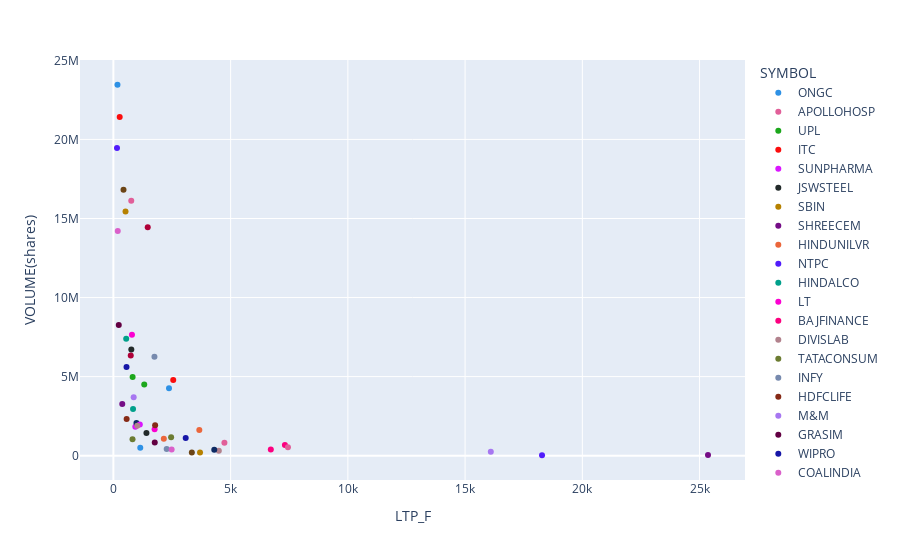

The notebook cell saved with this chart:
### Markdown cell above
#### Volume vs LTP

### Code cell
px.scatter(df_nifity,x='LTP_F',y='VOLUME(shares)',color='SYMBOL',
           color_discrete_sequence=px.colors.qualitative.Dark24)

### Figure 1 — Plotly figure (JSON) as saved in the notebook; plotly's stock layout.template omitted (floating-point values rounded to 4 significant figures)
{"data": [{"hovertemplate": "SYMBOL=ONGC<br>LTP_F=%{x}<br>VOLUME(shares)=%{y}<extra></extra>", "legendgroup": "ONGC", "marker": {"color": "#2E91E5", "symbol": "circle"}, "mode": "markers", "name": "ONGC", "orientation": "v", "showlegend": true, "type": "scatter", "x": [173.9], "xaxis": "x", "y": [23458303], "yaxis": "y"}, {"hovertemplate": "SYMBOL=APOLLOHOSP<br>LTP_F=%{x}<br>VOLUME(shares)=%{y}<extra></extra>", "legendgroup": "APOLLOHOSP", "marker": {"color": "#E15F99", "symbol": "circle"}, "mode": "markers", "name": "APOLLOHOSP", "orientation": "v", "showlegend": true, "type": "scatter", "x": [4735.0], "xaxis": "x", "y": [812061], "yaxis": "y"}, {"hovertemplate": "SYMBOL=UPL<br>LTP_F=%{x}<br>VOLUME(shares)=%{y}<extra></extra>", "legendgroup": "UPL", "marker": {"color": "#1CA71C", "symbol": "circle"}, "mode": "markers", "name": "UPL", "orientation": "v", "showlegend": true, "type": "scatter", "x": [819.5], "xaxis": "x", "y": [4974212], "yaxis": "y"}, {"hovertemplate": "SYMBOL=ITC<br>LTP_F=%{x}<br>VOLUME(shares)=%{y}<extra></extra>", "legendgroup": "ITC", "marker": {"color": "#FB0D0D", "symbol": "circle"}, "mode": "markers", "name": "ITC", "orientation": "v", "showlegend": true, "type": "scatter", "x": [269.1], "xaxis": "x", "y": [21414383], "yaxis": "y"}, {"hovertemplate": "SYMBOL=SUNPHARMA<br>LTP_F=%{x}<br>VOLUME(shares)=%{y}<extra></extra>", "legendgroup": "SUNPHARMA", "marker": {"color": "#DA16FF", "symbol": "circle"}, "mode": "markers", "name": "SUNPHARMA", "orientation": "v", "showlegend": true, "type": "scatter", "x": [935.2], "xaxis": "x", "y": [1825531], "yaxis": "y"}, {"hovertemplate": "SYMBOL=JSWSTEEL<br>LTP_F=%{x}<br>VOLUME(shares)=%{y}<extra></extra>", "legendgroup": "JSWSTEEL", "marker": {"color": "#222A2A", "symbol": "circle"}, "mode": "markers", "name": "JSWSTEEL", "orientation": "v", "showlegend": true, "type": "scatter", "x": [764.5], "xaxis": "x", "y": [6722613], "yaxis": "y"}, {"hovertemplate": "SYMBOL=SBIN<br>LTP_F=%{x}<br>VOLUME(shares)=%{y}<extra></extra>", "legendgroup": "SBIN", "marker": {"color": "#B68100", "symbol": "circle"}, "mode": "markers", "name": "SBIN", "orientation": "v", "showlegend": true, "type": "scatter", "x": [517.7], "xaxis": "x", "y": [15440525], "yaxis": "y"}, {"hovertemplate": "SYMBOL=SHREECEM<br>LTP_F=%{x}<br>VOLUME(shares)=%{y}<extra></extra>", "legendgroup": "SHREECEM", "marker": {"color": "#750D86", "symbol": "circle"}, "mode": "markers", "name": "SHREECEM", "orientation": "v", "showlegend": true, "type": "scatter", "x": [25360], "xaxis": "x", "y": [36907], "yaxis": "y"}, {"hovertemplate": "SYMBOL=HINDUNILVR<br>LTP_F=%{x}<br>VOLUME(shares)=%{y}<extra></extra>", "legendgroup": "HINDUNILVR", "marker": {"color": "#EB663B", "symbol": "circle"}, "mode": "markers", "name": "HINDUNILVR", "orientation": "v", "showlegend": true, "type": "scatter", "x": [2151.0], "xaxis": "x", "y": [1071601], "yaxis": "y"}, {"hovertemplate": "SYMBOL=NTPC<br>LTP_F=%{x}<br>VOLUME(shares)=%{y}<extra></extra>", "legendgroup": "NTPC", "marker": {"color": "#511CFB", "symbol": "circle"}, "mode": "markers", "name": "NTPC", "orientation": "v", "showlegend": true, "type": "scatter", "x": [153.9], "xaxis": "x", "y": [19454061], "yaxis": "y"}, {"hovertemplate": "SYMBOL=HINDALCO<br>LTP_F=%{x}<br>VOLUME(shares)=%{y}<extra></extra>", "legendgroup": "HINDALCO", "marker": {"color": "#00A08B", "symbol": "circle"}, "mode": "markers", "name": "HINDALCO", "orientation": "v", "showlegend": true, "type": "scatter", "x": [545.8], "xaxis": "x", "y": [7396320], "yaxis": "y"}, {"hovertemplate": "SYMBOL=LT<br>LTP_F=%{x}<br>VOLUME(shares)=%{y}<extra></extra>", "legendgroup": "LT", "marker": {"color": "#FB00D1", "symbol": "circle"}, "mode": "markers", "name": "LT", "orientation": "v", "showlegend": true, "type": "scatter", "x": [1759.0], "xaxis": "x", "y": [1673417], "yaxis": "y"}, {"hovertemplate": "SYMBOL=BAJFINANCE<br>LTP_F=%{x}<br>VOLUME(shares)=%{y}<extra></extra>", "legendgroup": "BAJFINANCE", "marker": {"color": "#FC0080", "symbol": "circle"}, "mode": "markers", "name": "BAJFINANCE", "orientation": "v", "showlegend": true, "type": "scatter", "x": [7315.0], "xaxis": "x", "y": [672317], "yaxis": "y"}, {"hovertemplate": "SYMBOL=DIVISLAB<br>LTP_F=%{x}<br>VOLUME(shares)=%{y}<extra></extra>", "legendgroup": "DIVISLAB", "marker": {"color": "#B2828D", "symbol": "circle"}, "mode": "markers", "name": "DIVISLAB", "orientation": "v", "showlegend": true, "type": "scatter", "x": [4497], "xaxis": "x", "y": [306254], "yaxis": "y"}, {"hovertemplate": "SYMBOL=TATACONSUM<br>LTP_F=%{x}<br>VOLUME(shares)=%{y}<extra></extra>", "legendgroup": "TATACONSUM", "marker": {"color": "#6C7C32", "symbol": "circle"}, "mode": "markers", "name": "TATACONSUM", "orientation": "v", "showlegend": true, "type": "scatter", "x": [816.2], "xaxis": "x", "y": [1036739], "yaxis": "y"}, {"hovertemplate": "SYMBOL=INFY<br>LTP_F=%{x}<br>VOLUME(shares)=%{y}<extra></extra>", "legendgroup": "INFY", "marker": {"color": "#778AAE", "symbol": "circle"}, "mode": "markers", "name": "INFY", "orientation": "v", "showlegend": true, "type": "scatter", "x": [1751], "xaxis": "x", "y": [6257693], "yaxis": "y"}, {"hovertemplate": "SYMBOL=HDFCLIFE<br>LTP_F=%{x}<br>VOLUME(shares)=%{y}<extra></extra>", "legendgroup": "HDFCLIFE", "marker": {"color": "#862A16", "symbol": "circle"}, "mode": "markers", "name": "HDFCLIFE", "orientation": "v", "showlegend": true, "type": "scatter", "x": [565.0], "xaxis": "x", "y": [2313264], "yaxis": "y"}, {"hovertemplate": "SYMBOL=M&M<br>LTP_F=%{x}<br>VOLUME(shares)=%{y}<extra></extra>", "legendgroup": "M&M", "marker": {"color": "#A777F1", "symbol": "circle"}, "mode": "markers", "name": "M&M", "orientation": "v", "showlegend": true, "type": "scatter", "x": [865], "xaxis": "x", "y": [3695363], "yaxis": "y"}, {"hovertemplate": "SYMBOL=GRASIM<br>LTP_F=%{x}<br>VOLUME(shares)=%{y}<extra></extra>", "legendgroup": "GRASIM", "marker": {"color": "#620042", "symbol": "circle"}, "mode": "markers", "name": "GRASIM", "orientation": "v", "showlegend": true, "type": "scatter", "x": [1764.0], "xaxis": "x", "y": [836083], "yaxis": "y"}, {"hovertemplate": "SYMBOL=WIPRO<br>LTP_F=%{x}<br>VOLUME(shares)=%{y}<extra></extra>", "legendgroup": "WIPRO", "marker": {"color": "#1616A7", "symbol": "circle"}, "mode": "markers", "name": "WIPRO", "orientation": "v", "showlegend": true, "type": "scatter", "x": [559.8], "xaxis": "x", "y": [5602288], "yaxis": "y"}, {"hovertemplate": "SYMBOL=COALINDIA<br>LTP_F=%{x}<br>VOLUME(shares)=%{y}<extra></extra>", "legendgroup": "COALINDIA", "marker": {"color": "#DA60CA", "symbol": "circle"}, "mode": "markers", "name": "COALINDIA", "orientation": "v", "showlegend": true, "type": "scatter", "x": [186.3], "xaxis": "x", "y": [14216953], "yaxis": "y"}, {"hovertemplate": "SYMBOL=BRITANNIA<br>LTP_F=%{x}<br>VOLUME(shares)=%{y}<extra></extra>", "legendgroup": "BRITANNIA", "marker": {"color": "#6C4516", "symbol": "circle"}, "mode": "markers", "name": "BRITANNIA", "orientation": "v", "showlegend": true, "type": "scatter", "x": [3346.0], "xaxis": "x", "y": [205852], "yaxis": "y"}, {"hovertemplate": "SYMBOL=INDUSINDBK<br>LTP_F=%{x}<br>VOLUME(shares)=%{y}<extra></extra>", "legendgroup": "INDUSINDBK", "marker": {"color": "#0D2A63", "symbol": "circle"}, "mode": "markers", "name": "INDUSINDBK", "orientation": "v", "showlegend": true, "type": "scatter", "x": [983.9], "xaxis": "x", "y": [2060127], "yaxis": "y"}, {"hovertemplate": "SYMBOL=BHARTIARTL<br>LTP_F=%{x}<br>VOLUME(shares)=%{y}<extra></extra>", "legendgroup": "BHARTIARTL", "marker": {"color": "#AF0038", "symbol": "circle"}, "mode": "markers", "name": "BHARTIARTL", "orientation": "v", "showlegend": true, "type": "scatter", "x": [739.9], "xaxis": "x", "y": [6343030], "yaxis": "y"}, {"hovertemplate": "SYMBOL=SBILIFE<br>LTP_F=%{x}<br>VOLUME(shares)=%{y}<extra></extra>", "legendgroup": "SBILIFE", "marker": {"color": "#2E91E5", "symbol": "circle"}, "mode": "markers", "name": "SBILIFE", "orientation": "v", "showlegend": true, "type": "scatter", "x": [1146.0], "xaxis": "x", "y": [509293], "yaxis": "y"}, {"hovertemplate": "SYMBOL=ICICIBANK<br>LTP_F=%{x}<br>VOLUME(shares)=%{y}<extra></extra>", "legendgroup": "ICICIBANK", "marker": {"color": "#E15F99", "symbol": "circle"}, "mode": "markers", "name": "ICICIBANK", "orientation": "v", "showlegend": true, "type": "scatter", "x": [761.5], "xaxis": "x", "y": [16119956], "yaxis": "y"}, {"hovertemplate": "SYMBOL=TATASTEEL<br>LTP_F=%{x}<br>VOLUME(shares)=%{y}<extra></extra>", "legendgroup": "TATASTEEL", "marker": {"color": "#1CA71C", "symbol": "circle"}, "mode": "markers", "name": "TATASTEEL", "orientation": "v", "showlegend": true, "type": "scatter", "x": [1316.0], "xaxis": "x", "y": [4493780], "yaxis": "y"}, {"hovertemplate": "SYMBOL=RELIANCE<br>LTP_F=%{x}<br>VOLUME(shares)=%{y}<extra></extra>", "legendgroup": "RELIANCE", "marker": {"color": "#FB0D0D", "symbol": "circle"}, "mode": "markers", "name": "RELIANCE", "orientation": "v", "showlegend": true, "type": "scatter", "x": [2552.0], "xaxis": "x", "y": [4778478], "yaxis": "y"}, {"hovertemplate": "SYMBOL=HCLTECH<br>LTP_F=%{x}<br>VOLUME(shares)=%{y}<extra></extra>", "legendgroup": "HCLTECH", "marker": {"color": "#DA16FF", "symbol": "circle"}, "mode": "markers", "name": "HCLTECH", "orientation": "v", "showlegend": true, "type": "scatter", "x": [1127], "xaxis": "x", "y": [1971580], "yaxis": "y"}, {"hovertemplate": "SYMBOL=TECHM<br>LTP_F=%{x}<br>VOLUME(shares)=%{y}<extra></extra>", "legendgroup": "TECHM", "marker": {"color": "#222A2A", "symbol": "circle"}, "mode": "markers", "name": "TECHM", "orientation": "v", "showlegend": true, "type": "scatter", "x": [1409.0], "xaxis": "x", "y": [1430399], "yaxis": "y"}, {"hovertemplate": "SYMBOL=BAJAJ-AUTO<br>LTP_F=%{x}<br>VOLUME(shares)=%{y}<extra></extra>", "legendgroup": "BAJAJ-AUTO", "marker": {"color": "#B68100", "symbol": "circle"}, "mode": "markers", "name": "BAJAJ-AUTO", "orientation": "v", "showlegend": true, "type": "scatter", "x": [3695.0], "xaxis": "x", "y": [198206], "yaxis": "y"}, {"hovertemplate": "SYMBOL=BPCL<br>LTP_F=%{x}<br>VOLUME(shares)=%{y}<extra></extra>", "legendgroup": "BPCL", "marker": {"color": "#750D86", "symbol": "circle"}, "mode": "markers", "name": "BPCL", "orientation": "v", "showlegend": true, "type": "scatter", "x": [378.5], "xaxis": "x", "y": [3261962], "yaxis": "y"}, {"hovertemplate": "SYMBOL=TCS<br>LTP_F=%{x}<br>VOLUME(shares)=%{y}<extra></extra>", "legendgroup": "TCS", "marker": {"color": "#EB663B", "symbol": "circle"}, "mode": "markers", "name": "TCS", "orientation": "v", "showlegend": true, "type": "scatter", "x": [3665.0], "xaxis": "x", "y": [1621672], "yaxis": "y"}, {"hovertemplate": "SYMBOL=NESTLEIND<br>LTP_F=%{x}<br>VOLUME(shares)=%{y}<extra></extra>", "legendgroup": "NESTLEIND", "marker": {"color": "#511CFB", "symbol": "circle"}, "mode": "markers", "name": "NESTLEIND", "orientation": "v", "showlegend": true, "type": "scatter", "x": [18281], "xaxis": "x", "y": [27330], "yaxis": "y"}, {"hovertemplate": "SYMBOL=ADANIPORTS<br>LTP_F=%{x}<br>VOLUME(shares)=%{y}<extra></extra>", "legendgroup": "ADANIPORTS", "marker": {"color": "#00A08B", "symbol": "circle"}, "mode": "markers", "name": "ADANIPORTS", "orientation": "v", "showlegend": true, "type": "scatter", "x": [838.1], "xaxis": "x", "y": [2955807], "yaxis": "y"}, {"hovertemplate": "SYMBOL=AXISBANK<br>LTP_F=%{x}<br>VOLUME(shares)=%{y}<extra></extra>", "legendgroup": "AXISBANK", "marker": {"color": "#FB00D1", "symbol": "circle"}, "mode": "markers", "name": "AXISBANK", "orientation": "v", "showlegend": true, "type": "scatter", "x": [792], "xaxis": "x", "y": [7640132], "yaxis": "y"}, {"hovertemplate": "SYMBOL=ULTRACEMCO<br>LTP_F=%{x}<br>VOLUME(shares)=%{y}<extra></extra>", "legendgroup": "ULTRACEMCO", "marker": {"color": "#FC0080", "symbol": "circle"}, "mode": "markers", "name": "ULTRACEMCO", "orientation": "v", "showlegend": true, "type": "scatter", "x": [6714], "xaxis": "x", "y": [386535], "yaxis": "y"}, {"hovertemplate": "SYMBOL=CIPLA<br>LTP_F=%{x}<br>VOLUME(shares)=%{y}<extra></extra>", "legendgroup": "CIPLA", "marker": {"color": "#B2828D", "symbol": "circle"}, "mode": "markers", "name": "CIPLA", "orientation": "v", "showlegend": true, "type": "scatter", "x": [1017.0], "xaxis": "x", "y": [1890795], "yaxis": "y"}, {"hovertemplate": "SYMBOL=TITAN<br>LTP_F=%{x}<br>VOLUME(shares)=%{y}<extra></extra>", "legendgroup": "TITAN", "marker": {"color": "#6C7C32", "symbol": "circle"}, "mode": "markers", "name": "TITAN", "orientation": "v", "showlegend": true, "type": "scatter", "x": [2462.0], "xaxis": "x", "y": [1165453], "yaxis": "y"}, {"hovertemplate": "SYMBOL=HEROMOTOCO<br>LTP_F=%{x}<br>VOLUME(shares)=%{y}<extra></extra>", "legendgroup": "HEROMOTOCO", "marker": {"color": "#778AAE", "symbol": "circle"}, "mode": "markers", "name": "HEROMOTOCO", "orientation": "v", "showlegend": true, "type": "scatter", "x": [2273.0], "xaxis": "x", "y": [426929], "yaxis": "y"}, {"hovertemplate": "SYMBOL=KOTAKBANK<br>LTP_F=%{x}<br>VOLUME(shares)=%{y}<extra></extra>", "legendgroup": "KOTAKBANK", "marker": {"color": "#862A16", "symbol": "circle"}, "mode": "markers", "name": "KOTAKBANK", "orientation": "v", "showlegend": true, "type": "scatter", "x": [1780], "xaxis": "x", "y": [1923692], "yaxis": "y"}, {"hovertemplate": "SYMBOL=BAJAJFINSV<br>LTP_F=%{x}<br>VOLUME(shares)=%{y}<extra></extra>", "legendgroup": "BAJAJFINSV", "marker": {"color": "#A777F1", "symbol": "circle"}, "mode": "markers", "name": "BAJAJFINSV", "orientation": "v", "showlegend": true, "type": "scatter", "x": [16100.0], "xaxis": "x", "y": [248390], "yaxis": "y"}, {"hovertemplate": "SYMBOL=POWERGRID<br>LTP_F=%{x}<br>VOLUME(shares)=%{y}<extra></extra>", "legendgroup": "POWERGRID", "marker": {"color": "#620042", "symbol": "circle"}, "mode": "markers", "name": "POWERGRID", "orientation": "v", "showlegend": true, "type": "scatter", "x": [229.8], "xaxis": "x", "y": [8261580], "yaxis": "y"}, {"hovertemplate": "SYMBOL=ASIANPAINT<br>LTP_F=%{x}<br>VOLUME(shares)=%{y}<extra></extra>", "legendgroup": "ASIANPAINT", "marker": {"color": "#1616A7", "symbol": "circle"}, "mode": "markers", "name": "ASIANPAINT", "orientation": "v", "showlegend": true, "type": "scatter", "x": [3084], "xaxis": "x", "y": [1121350], "yaxis": "y"}, {"hovertemplate": "SYMBOL=EICHERMOT<br>LTP_F=%{x}<br>VOLUME(shares)=%{y}<extra></extra>", "legendgroup": "EICHERMOT", "marker": {"color": "#DA60CA", "symbol": "circle"}, "mode": "markers", "name": "EICHERMOT", "orientation": "v", "showlegend": true, "type": "scatter", "x": [2484], "xaxis": "x", "y": [383935], "yaxis": "y"}, {"hovertemplate": "SYMBOL=TATAMOTORS<br>LTP_F=%{x}<br>VOLUME(shares)=%{y}<extra></extra>", "legendgroup": "TATAMOTORS", "marker": {"color": "#6C4516", "symbol": "circle"}, "mode": "markers", "name": "TATAMOTORS", "orientation": "v", "showlegend": true, "type": "scatter", "x": [431.5], "xaxis": "x", "y": [16817981], "yaxis": "y"}, {"hovertemplate": "SYMBOL=DRREDDY<br>LTP_F=%{x}<br>VOLUME(shares)=%{y}<extra></extra>", "legendgroup": "DRREDDY", "marker": {"color": "#0D2A63", "symbol": "circle"}, "mode": "markers", "name": "DRREDDY", "orientation": "v", "showlegend": true, "type": "scatter", "x": [4302], "xaxis": "x", "y": [369436], "yaxis": "y"}, {"hovertemplate": "SYMBOL=HDFCBANK<br>LTP_F=%{x}<br>VOLUME(shares)=%{y}<extra></extra>", "legendgroup": "HDFCBANK", "marker": {"color": "#AF0038", "symbol": "circle"}, "mode": "markers", "name": "HDFCBANK", "orientation": "v", "showlegend": true, "type": "scatter", "x": [1464], "xaxis": "x", "y": [14446260], "yaxis": "y"}, {"hovertemplate": "SYMBOL=HDFC<br>LTP_F=%{x}<br>VOLUME(shares)=%{y}<extra></extra>", "legendgroup": "HDFC", "marker": {"color": "#2E91E5", "symbol": "circle"}, "mode": "markers", "name": "HDFC", "orientation": "v", "showlegend": true, "type": "scatter", "x": [2372.0], "xaxis": "x", "y": [4257122], "yaxis": "y"}, {"hovertemplate": "SYMBOL=MARUTI<br>LTP_F=%{x}<br>VOLUME(shares)=%{y}<extra></extra>", "legendgroup": "MARUTI", "marker": {"color": "#E15F99", "symbol": "circle"}, "mode": "markers", "name": "MARUTI", "orientation": "v", "showlegend": true, "type": "scatter", "x": [7445], "xaxis": "x", "y": [527991], "yaxis": "y"}], "layout": {"legend": {"title": {"text": "SYMBOL"}, "tracegroupgap": 0}, "margin": {"t": 60}, "xaxis": {"anchor": "y", "domain": [0, 1], "title": {"text": "LTP_F"}}, "yaxis": {"anchor": "x", "domain": [0, 1], "title": {"text": "VOLUME(shares)"}}}}
